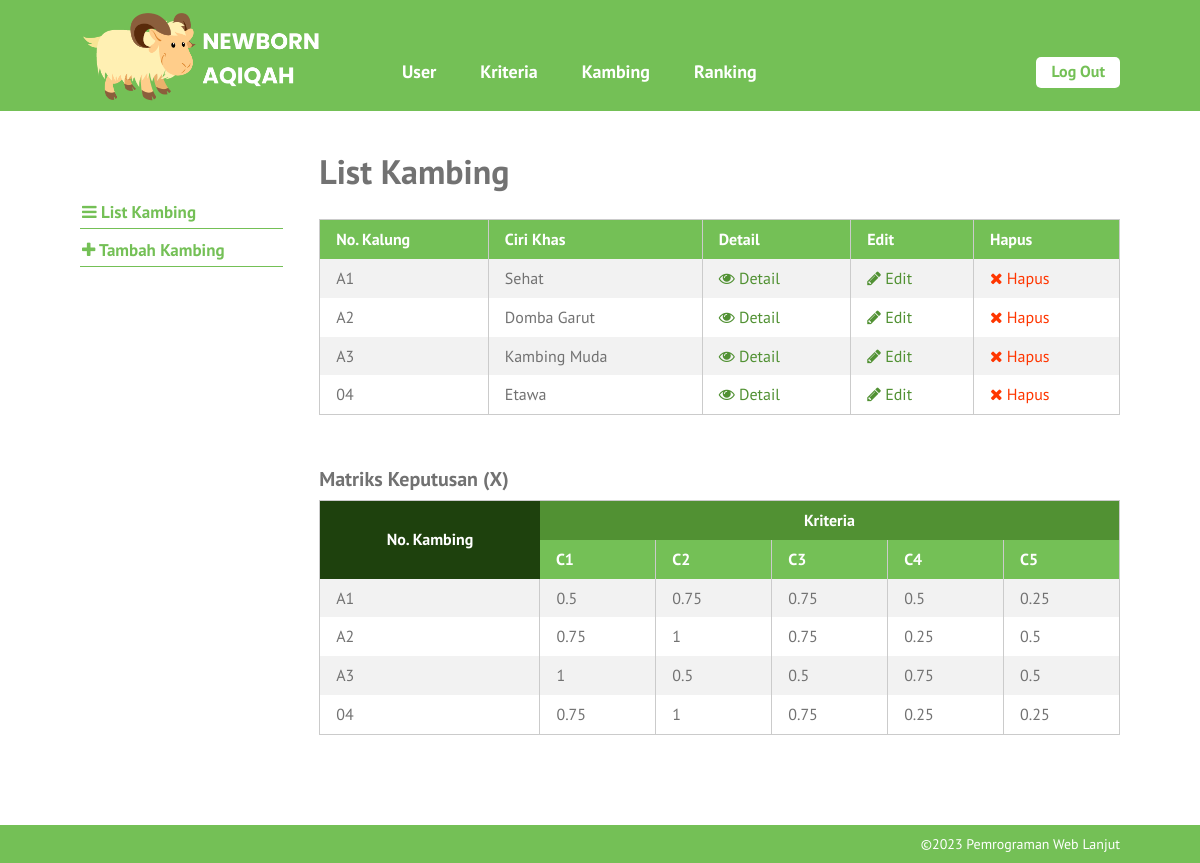
The app's page /list-kambing.php (signed in) with its own data.
### tables this page shows
CREATE TABLE `kambing` (
  `id_kambing` int(10) NOT NULL,
  `no_kalung` varchar(6) NOT NULL,
  `ciri_khas` text NOT NULL,
  `tanggal_input` date NOT NULL
);

CREATE TABLE `kriteria` (
  `id_kriteria` int(10) NOT NULL,
  `nama` varchar(30) NOT NULL,
  `type` enum('benefit','cost') NOT NULL,
  `bobot` float NOT NULL,
  `ada_pilihan` tinyint(1) DEFAULT NULL,
  `urutan_order` int(2) NOT NULL
);

CREATE TABLE `nilai_kambing` (
  `id_nilai_kambing` int(11) NOT NULL,
  `id_kambing` int(10) NOT NULL,
  `id_kriteria` int(10) NOT NULL,
  `nilai` float NOT NULL
);

### list-kambing.php (the view, shortened to what this page needs)
<?php require_once('includes/init.php'); ?>
<?php
require_once('template-parts/header.php');
?>
	<div class="main-content-row">
	<div class="container clearfix">
		<?php include_once('template-parts/sidebar-kambing.php'); ?>
		<div class="main-content the-content">
			<h1>List Kambing</h1>
			<?php
			$query = $pdo->prepare('SELECT * FROM kambing');
			$query->execute();
			$query->setFetchMode(PDO::FETCH_ASSOC);
			if($query->rowCount() > 0):
			?>
			<table class="pure-table pure-table-striped">
				<thead>
					<tr>
						<th>No. Kalung</th>
						<th>Ciri Khas</th>
						<th>Detail</th>
						<th>Edit</th>
						<th>Hapus</th>
					</tr>
				</thead>
				<tbody>
					<?php while($hasil = $query->fetch()): ?>
						<tr>
							<td><?php echo $hasil['no_kalung']; ?></td>
							<td><?php echo $hasil['ciri_khas']; ?></td>
							<td><a href="single-kambing.php?id=<?php echo $hasil['id_kambing']; ?>"><span class="fa fa-eye"></span> Detail</a></td>
							<td><a href="edit-kambing.php?id=<?php echo $hasil['id_kambing']; ?>"><span class="fa fa-pencil"></span> Edit</a></td>
							<td><a href="hapus-kambing.php?id=<?php echo $hasil['id_kambing']; ?>" class="red yaqin-hapus"><span class="fa fa-times"></span> Hapus</a></td>
						</tr>
					<?php endwhile; ?>
				</tbody>
			</table>
			<?php
			$query = $pdo->prepare('SELECT id_kriteria, nama, type, bobot FROM kriteria
				ORDER BY urutan_order ASC');
			$query->execute();
			$kriterias = $query->fetchAll(PDO::FETCH_GROUP|PDO::FETCH_UNIQUE);
			$query2 = $pdo->prepare('SELECT id_kambing, no_kalung FROM kambing');
			$query2->execute();
			$query2->setFetchMode(PDO::FETCH_ASSOC);
			$kambings = $query2->fetchAll();
			?>
			<h3>Matriks Keputusan (X)</h3>
			<table class="pure-table pure-table-striped">
				<thead>
					<tr class="super-top">
						<th rowspan="2" class="super-top-left">No. Kambing</th>
						<th colspan="<?php echo count($kriterias); ?>">Kriteria</th>
					</tr>
					<tr>
						<?php foreach($kriterias as $kriteria ): ?>
							<th><?php echo $kriteria['nama']; ?></th>
						<?php endforeach; ?>
					</tr>
				</thead>
				<tbody>
					<?php foreach($kambings as $kambing): ?>
						<tr>
							<td><?php echo $kambing['no_kalung']; ?></td>
							<?php
							$query3 = $pdo->prepare('SELECT id_kriteria, nilai FROM nilai_kambing
								WHERE id_kambing = :id_kambing');
							$query3->execute(array(
								'id_kambing' => $kambing['id_kambing']
							));
							$query3->setFetchMode(PDO::FETCH_ASSOC);
							$nilais = $query3->fetchAll(PDO::FETCH_GROUP|PDO::FETCH_UNIQUE);
							foreach($kriterias as $id_kriteria => $values):
								echo '<td>';
								if(isset($nilais[$id_kriteria])) {
									echo $nilais[$id_kriteria]['nilai'];
									$kriterias[$id_kriteria]['nilai'][$kambing['id_kambing']] = $nilais[$id_kriteria]['nilai'];
								} else {
									echo 0;
									$kriterias[$id_kriteria]['nilai'][$kambing['id_kambing']] = 0;
								}
								if(isset($kriterias[$id_kriteria]['tn_kuadrat'])){
									$kriterias[$id_kriteria]['tn_kuadrat'] += pow($kriterias[$id_kriteria]['nilai'][$kambing['id_kambing']], 2);
								} else {
									$kriterias[$id_kriteria]['tn_kuadrat'] = pow($kriterias[$id_kriteria]['nilai'][$kambing['id_kambing']], 2);
								}
								echo '</td>';
							endforeach;
							?>
						</tr>
					<?php endforeach; ?>
				</tbody>
			</table>
			<?php else: ?>
				<p>Maaf, belum ada data untuk kambing.</p>
			<?php endif; ?>
		</div>
	</div>
	</div>
<?php
require_once('template-parts/footer.php');

### stylesheets/style.css (style rules this page uses)
html,body,div,span,applet,object,iframe,h1,h2,h3,h4,h5,h6,p,blockquote,pre,a,abbr,acronym,address,big,cite,code,del,dfn,em,img,ins,kbd,q,s,samp,small,strike,strong,sub,sup,tt,var,b,u,i,center,dl,dt,dd,ol,ul,li,fieldset,form,label,legend,table,caption,tbody,tfoot,thead,tr,th,td,article,aside,canvas,details,embed,figure,figcaption,footer,header,hgroup,menu,nav,output,ruby,section,summary,time,mark,audio,video { margin:0;padding:0;border:0;font-size:100%;vertical-align:baseline }
body { line-height:1 }
table { border-collapse:collapse;border-spacing:0 }
*,*:before,*:after { -moz-box-sizing:border-box;-webkit-box-sizing:border-box;box-sizing:border-box }
.clearfix:before,.clearfix:after { content:" ";display:table }
.clear,.clearfix:after { clear:both }
a { color:#74c056;text-decoration:none }
.container { max-width:1100px;margin:0 auto;position:relative;padding:0 30px }
body { background:#74c056;font-family:"PT Sans",sans-serif;color:#727272;font-size:14px;line-height:1.3;font-weight:500 }
h1,h2,h3,h4,h5,h6 { font-weight:300 }
.pure-table { border-collapse:collapse;border-spacing:0;empty-cells:show;border:1px solid #cbcbcb;width:100% }
.pure-table td,.pure-table th { border-left:1px solid #cbcbcb;border-width:0 0 0 1px;font-size:inherit;margin:0;overflow:visible;padding:0.5em 1em }
.pure-table tr.super-top th { background:#519133;color:#fff;text-align:center;vertical-align:middle;border:0 }
.pure-table tr.super-top th.super-top-left { background:#1e410d }
.pure-table th.super-top-left { background:#1e410d }
.pure-table td:first-child,.pure-table th:first-child { border-left-width:0 }
.pure-table thead { background-color:#74c056;color:#fff;text-align:left;vertical-align:bottom }
.pure-table thead th { color:#fff }
.pure-table td { background-color:transparent }
.pure-table-striped tr:nth-child(2n-1) td { background-color:#f2f2f2 }
.the-content { font-size:16px;line-height:1.42857 }
.the-content a { color:#519133 }
.the-content h1,.the-content h2,.the-content h3,.the-content h4,.the-content h5,.the-content h6 { font-weight:700 }
.the-content h1 { font-size:34px;margin:0.8em 0 0.8em;padding:0;line-height:1.2 }
.the-content h3 { font-size:20px;margin:0.8em 0 0.3em }
.the-content blockquote,.the-content table,.the-content p,.the-content ul,.the-content ol,.the-content dd,.the-content pre,.the-content iframe,.the-content .flxmap-container,.the-content hr { margin-bottom:1em }
.the-content table { margin-bottom:50px }
.the-content>h1:first-child,.the-content>h3:first-child,.the-content>h2:first-child { margin-top:0 }
.fa { display:inline-block;font:normal normal normal 14px/1 FontAwesome;font-size:inherit;text-rendering:auto;-webkit-font-smoothing:antialiased;-moz-osx-font-smoothing:grayscale }
.fa-remove:before,.fa-close:before,.fa-times:before { content:"\f00d" }
.fa-pencil:before { content:"\f040" }
.fa-eye:before { content:"\f06e" }
button,a { -webkit-transition:all .2s ease;-moz-transition:all .2s ease;-o-transition:all .2s ease;transition:all 0.2s ease }
span.red,a.red,.the-content span.red,.the-content a.red { color:#ff3600 }
.main-content { float:right;width:77%;padding:40px 0 }

### records on screen
kambing: no_kalung "A1", ciri_khas "Sehat"
kambing: no_kalung "A2", ciri_khas "Domba Garut"
kambing: no_kalung "A3", ciri_khas "Kambing Muda"
kambing: no_kalung "04", ciri_khas "Etawa"
kriteria: nama "C1", nilai "1"
kriteria: nama "C2", nilai "0.75"
kriteria: nama "C3", nilai "0.5"
kriteria: nama "C4", nilai "0.25"
kriteria: nama "C5", nilai "0.5"
nilai_kambing: nilai "0.5"
nilai_kambing: nilai "0.75"
nilai_kambing: nilai "0.5"
nilai_kambing: nilai "0.25"
nilai_kambing: nilai "0.75"
nilai_kambing: nilai "1"
nilai_kambing: nilai "0.5"
nilai_kambing: nilai "0.75"
